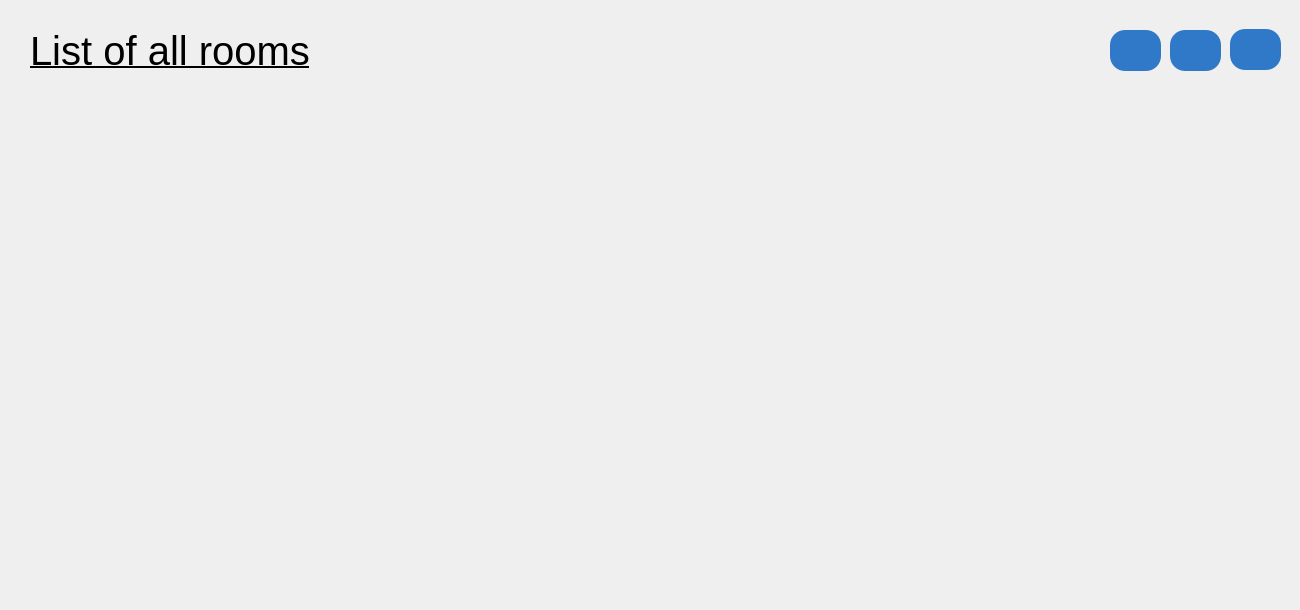
<?xml version="1.0" encoding="UTF-8"?>
<ui version="4.0">
 <class>Form</class>
 <widget class="QWidget" name="Form">
  <property name="geometry">
   <rect>
    <x>0</x>
    <y>0</y>
    <width>1300</width>
    <height>610</height>
   </rect>
  </property>
  <property name="windowTitle">
   <string>Form</string>
  </property>
  <widget class="QLabel" name="title_label">
   <property name="geometry">
    <rect>
     <x>30</x>
     <y>10</y>
     <width>341</width>
     <height>81</height>
    </rect>
   </property>
   <property name="styleSheet">
    <string notr="true">font-size:40px;
text-decoration:underline;
</string>
   </property>
   <property name="text">
    <string>List of all rooms</string>
   </property>
   <property name="alignment">
    <set>Qt::AlignLeading|Qt::AlignLeft|Qt::AlignVCenter</set>
   </property>
  </widget>
  <widget class="QScrollArea" name="rooms_scrollArea">
   <property name="geometry">
    <rect>
     <x>5</x>
     <y>89</y>
     <width>1290</width>
     <height>511</height>
    </rect>
   </property>
   <property name="styleSheet">
    <string notr="true">border:none;
</string>
   </property>
   <property name="verticalScrollBarPolicy">
    <enum>Qt::ScrollBarAlwaysOff</enum>
   </property>
   <property name="horizontalScrollBarPolicy">
    <enum>Qt::ScrollBarAlwaysOff</enum>
   </property>
   <property name="sizeAdjustPolicy">
    <enum>QAbstractScrollArea::AdjustToContents</enum>
   </property>
   <property name="widgetResizable">
    <bool>false</bool>
   </property>
   <property name="alignment">
    <set>Qt::AlignLeading|Qt::AlignLeft|Qt::AlignTop</set>
   </property>
   <widget class="QWidget" name="scrollAreaWidgetContents_rooms">
    <property name="geometry">
     <rect>
      <x>0</x>
      <y>0</y>
      <width>20</width>
      <height>20</height>
     </rect>
    </property>
    <property name="sizePolicy">
     <sizepolicy hsizetype="Fixed" vsizetype="Fixed">
      <horstretch>0</horstretch>
      <verstretch>0</verstretch>
     </sizepolicy>
    </property>
    <property name="minimumSize">
     <size>
      <width>0</width>
      <height>0</height>
     </size>
    </property>
    <property name="maximumSize">
     <size>
      <width>16777215</width>
      <height>16777215</height>
     </size>
    </property>
    <property name="styleSheet">
     <string notr="true">border:none;</string>
    </property>
    <layout class="QVBoxLayout" name="verticalLayout">
     <property name="spacing">
      <number>0</number>
     </property>
     <property name="sizeConstraint">
      <enum>QLayout::SetFixedSize</enum>
     </property>
     <property name="leftMargin">
      <number>0</number>
     </property>
     <property name="topMargin">
      <number>0</number>
     </property>
     <property name="rightMargin">
      <number>0</number>
     </property>
     <property name="bottomMargin">
      <number>0</number>
     </property>
     <item>
      <layout class="QVBoxLayout" name="rooms_widget">
       <property name="sizeConstraint">
        <enum>QLayout::SetFixedSize</enum>
       </property>
      </layout>
     </item>
    </layout>
   </widget>
  </widget>
  <widget class="QPushButton" name="home_btn">
   <property name="geometry">
    <rect>
     <x>1230</x>
     <y>29</y>
     <width>51</width>
     <height>41</height>
    </rect>
   </property>
   <property name="styleSheet">
    <string notr="true"> background:   rgb(48, 120, 200);
border-radius:15px;

</string>
   </property>
   <property name="text">
    <string/>
   </property>
   <property name="icon">
    <iconset>
     <normaloff>../ICONS/home .png</normaloff>../ICONS/home .png</iconset>
   </property>
   <property name="iconSize">
    <size>
     <width>30</width>
     <height>30</height>
    </size>
   </property>
  </widget>
  <widget class="QPushButton" name="new_room_btn">
   <property name="geometry">
    <rect>
     <x>1170</x>
     <y>30</y>
     <width>51</width>
     <height>41</height>
    </rect>
   </property>
   <property name="styleSheet">
    <string notr="true"> background:   rgb(48, 120, 200);
border-radius:15px;

</string>
   </property>
   <property name="text">
    <string/>
   </property>
   <property name="icon">
    <iconset>
     <normaloff>../ICONS/plus.png</normaloff>../ICONS/plus.png</iconset>
   </property>
   <property name="iconSize">
    <size>
     <width>30</width>
     <height>30</height>
    </size>
   </property>
  </widget>
  <widget class="QPushButton" name="new_fault_btn">
   <property name="geometry">
    <rect>
     <x>1110</x>
     <y>30</y>
     <width>51</width>
     <height>41</height>
    </rect>
   </property>
   <property name="styleSheet">
    <string notr="true"> background:   rgb(48, 120, 200);
border-radius:15px;

</string>
   </property>
   <property name="text">
    <string/>
   </property>
   <property name="icon">
    <iconset>
     <normaloff>../ICONS/alert.png</normaloff>../ICONS/alert.png</iconset>
   </property>
   <property name="iconSize">
    <size>
     <width>30</width>
     <height>30</height>
    </size>
   </property>
  </widget>
 </widget>
 <resources/>
 <connections/>
</ui>
